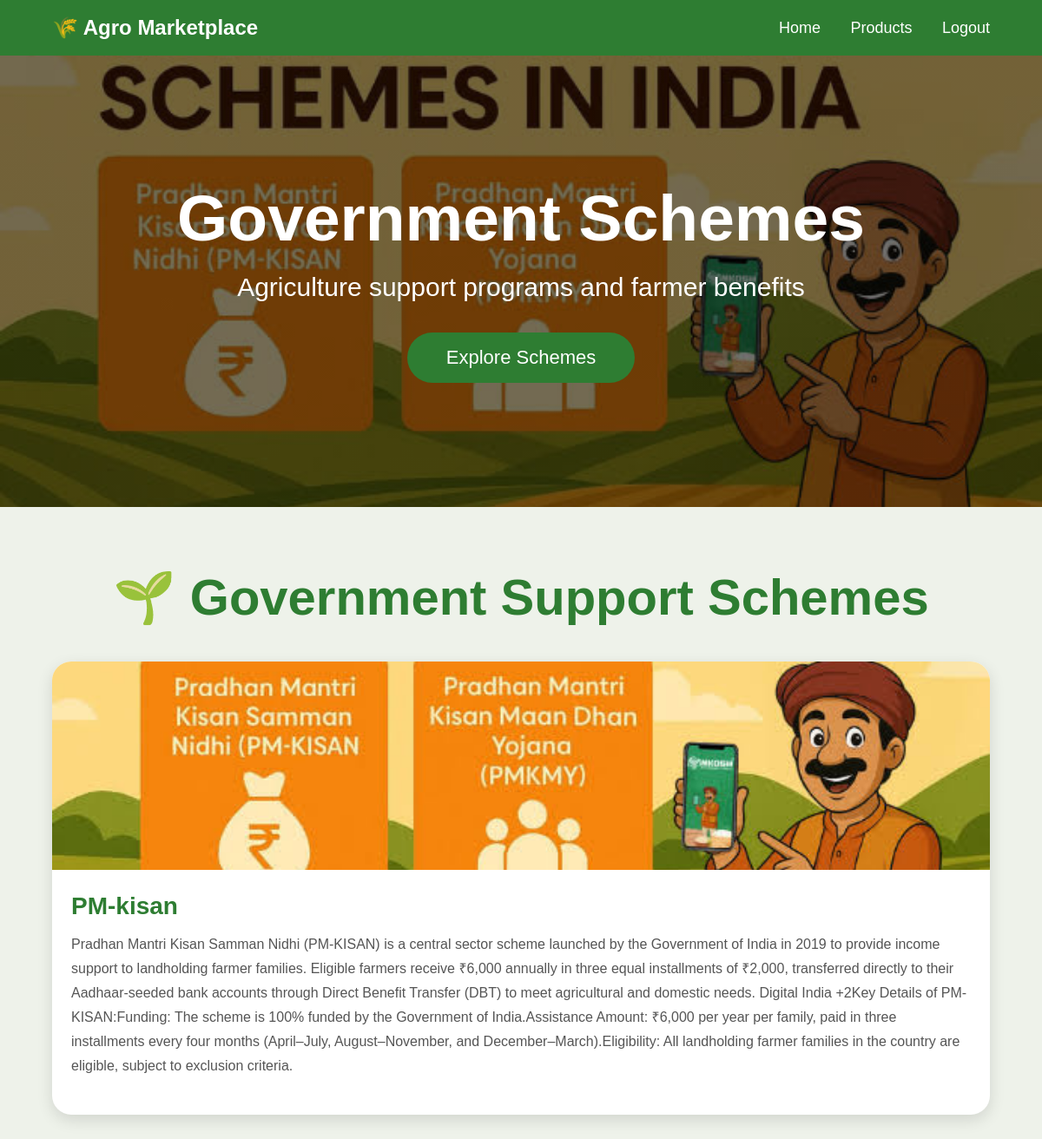
The app's page /show_schemes with its own data.
### app.py (models this page shows)
class Scheme(db.Model):
    id = db.Column(db.Integer, primary_key=True)
    title = db.Column(db.String(200))
    description = db.Column(db.String(500))
    image = db.Column(db.String(200))
    video = db.Column(db.String(200))

### app.py (the view)
@app.route('/show_schemes')
def show_schemes():
    schemes = Scheme.query.all()
    return render_template(
        "show_schemes.html",
        schemes=schemes
    )

### templates/show_schemes.html (shortened to what this page needs)
<!DOCTYPE html>
<html>
<head>
</head>
<body>
<div class="navbar">
    <div class="logo">
        🌾 Agro Marketplace
    </div>
    <div class="menu">
        <a href="/">Home</a>
        <a href="/show_products">Products</a>
        <a href="/logout">Logout</a>
    </div>
</div>
<div class="hero">
    <div class="hero-content">
        <h1>Government Schemes</h1>
        <p>
            Agriculture support programs and farmer benefits
        </p>
        <a href="#schemes" class="hero-btn">
            Explore Schemes
        </a>
    </div>
</div>
<div class="section-title" id="schemes">
    <h2>🌱 Government Support Schemes</h2>
</div>
<div class="container">
    {% if schemes %}
    <div class="grid">
        {% for s in schemes %}
        <div class="card">
            {% if s.image %}
            <img src="{{ url_for('static', filename='uploads/' + s.image) }}">
            {% else %}
            <img src="{{ url_for('static', filename='images/gov_scheme.png') }}">
            {% endif %}
            <div class="content">
                <div class="scheme-title">
                    {{ s.title }}
                </div>
                <div class="desc">
                    {{ s.description }}
                </div>
            </div>
        </div>
        {% endfor %}
    </div>
    {% else %}
    <div class="empty">
        No Government Schemes Available
    </div>
    {% endif %}
</div>
</body>
</html>

### records on screen
Scheme: image (picture), title "PM-kisan", description "Pradhan Mantri Kisan Samman Nidhi (PM-KISAN) is a central sector scheme launched by the Government of India in 2019 to provide income support to landholding farmer families. Eligible farmers receive ₹6,000 annually in three equal installments of ₹2,000, transferred directly to their Aadhaar-seeded bank accounts through Direct Benefit Transfer (DBT) to meet agricultural and domestic needs. Digital India +2Key Details of PM-KISAN:Funding: The scheme is 100% funded by the Government of India.Assistance Amount: ₹6,000 per year per family, paid in three installments every four months (April–July, August–November, and December–March).Eligibility: All landholding farmer families in the country are…"
